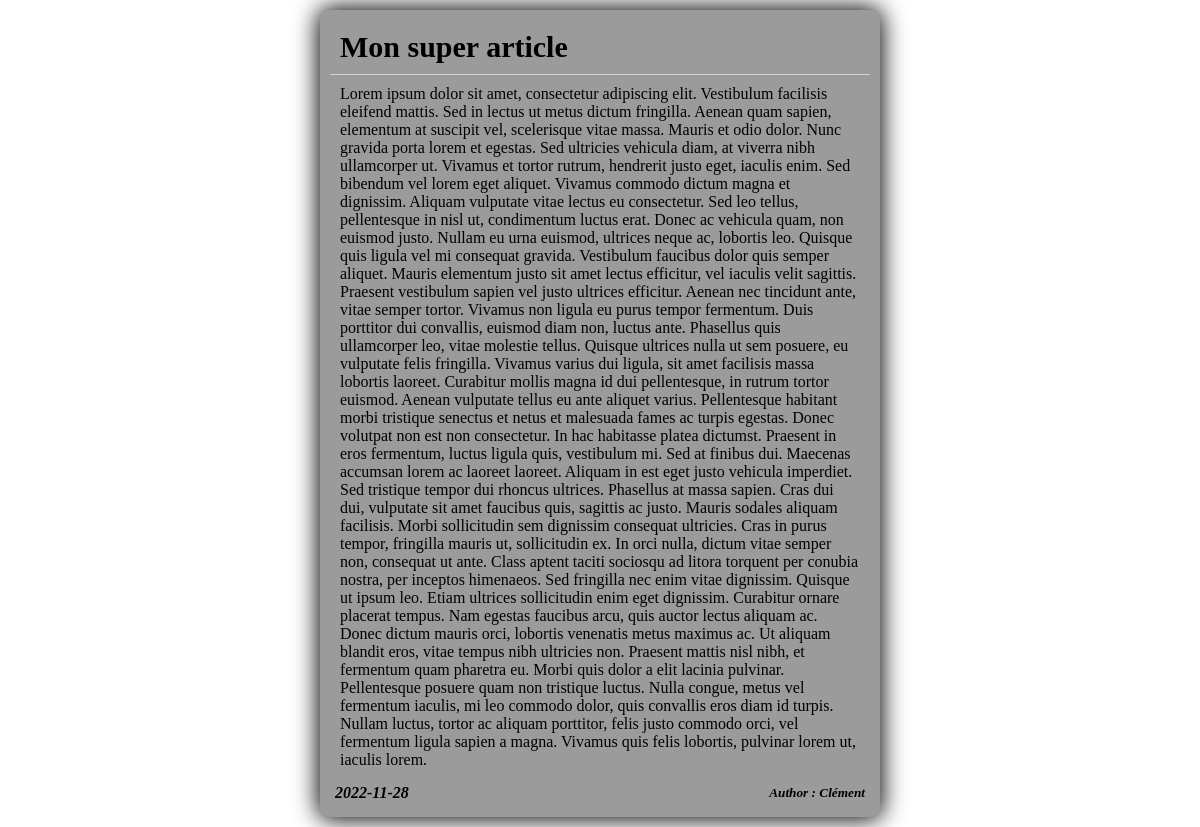
Page /php-mvc-master/index.php?post_id=1 on the committed database.
### tables this page shows
CREATE TABLE IF NOT EXISTS `post` (
  `id` int(11) NOT NULL AUTO_INCREMENT,
  `title` varchar(255) NOT NULL,
  `content` longtext,
  `author` varchar(255) NOT NULL,
  `category_id` int(11) NOT NULL,
  `created_at` date NOT NULL,
  `modified_at` date DEFAULT NULL,
  PRIMARY KEY (`id`)
);

### php-mvc-master/Models/Database.php (called while the page is built, shortened)
<?php
class Database
{
    public static string $host;
    public static string $user;
    public static string $pass;
    public static string $dbName;
    private static ?PDO $connexion = NULL;
    private static false|PDOStatement $request;
    public static function connect (): PDO|PDOException
    {
        try
        {
            if (is_null(self::$connexion))
            {
                $host = self::$host;
                $dbName = self::$dbName;
                $user = self::$user;
                $pass = self::$pass;
                $path = "mysql:host=$host;dbname=$dbName;charset=utf8";
                $pdo = new PDO($path, $user, $pass);
                $pdo->setAttribute(PDO::ATTR_ERRMODE, PDO::ERRMODE_EXCEPTION);
                self::$connexion = $pdo;
            }
            return self::$connexion;
        }
        catch (PDOException $e)
        {
            throw new PDOException($e->getMessage() , (int)$e->getCode());
        }
    }
    public static function prepReq(string $query, array $array = []): bool|PDOStatement
    {
        self::$request = self::connect()->prepare($query);
        self::$request->execute($array);
        return self::$request;
    }
    public static function fetchData(): bool|array
    {
        return self::$request->fetchAll(PDO::FETCH_ASSOC);
    }
}

### php-mvc-master/Models/Post.php (called while the page is built, shortened)
<?php
class Post
{
    public function getPost (int $id): bool|array
    {
        $params = [
            "id" => $id
        ];
        Database::prepReq("SELECT * FROM post WHERE id = :id", $params);
        return Database::fetchData();
    }
}

### php-mvc-master/Views/single.php (the view, shortened to what this page needs)
<?php
$post = $data["post"];
?>
<article>
    <h2><?= $post["title"]?></h2>
    <p><?= $post["content"]?></p>
    <h4><?= $post["created_at"]?></h4>
    <h5>Author : <?= $post["author"]?></h5>
</article>

### php-mvc-master/index.php (shortened to what this page needs)
<?php
spl_autoload_register(function ($class) {
    $class = str_replace(__NAMESPACE__ . '\\', '', $class);
    $class = str_replace('\\', '/', $class);
});
?>
<!DOCTYPE html>
<html lang="fr">
<head>
    <link rel="stylesheet" href="style.css">
</head>
<body>
<?php
if (isset($_GET["post_id"]))
{
    $id = $_GET["post_id"];
    $post = new Post();
    $post = $post->getPost($id);
    if (empty($post))
    {
        echo "<h1>Error 404 : cette page n'existe pas.</h1>";
    }
    else
    {
        render("Views/single", compact("post"));
    }
}
else
{
    echo "<h1>Page d'accueil</h1>";
}
function render ($view, $data = []): void
{
    extract($data);
    require $view . ".php";
}
?>
</body>
</html>

### php-mvc-master/style.css (style rules this page uses)
* { box-sizing: border-box; padding: 0; margin: 0; }
body { display: flex; flex-wrap: wrap; padding: 10px; }
article { display: flex; flex-wrap: wrap; align-items: center; width: 560px; margin: auto; padding: 10px; border-radius: 10px; background-color: #9b9b9b; box-shadow: 0 0 25px 2px black; }
article h2 { width: 100%; font-size: 30px; padding: 10px; border-bottom: 1px solid lightgray; }
article p { width: 100%; padding: 10px; }
article h4 { width: 50%; padding: 5px; text-align: left; font-style: italic; }
article h5 { width: 50%; padding: 5px; text-align: right; font-style: italic; }

### rows in the picture
post: title "Mon super article", content "Lorem ipsum dolor sit amet, consectetur adipiscing elit. Vestibulum facilisis eleifend mattis. Sed in lectus ut metus dictum fringilla. Aenean quam sapien, elementum at suscipit vel, scelerisque vitae massa. Mauris et odio dolor. Nunc gravida porta lorem et egestas. Sed ultricies vehicula diam, at viverra nibh ullamcorper ut. Vivamus et tortor rutrum, hendrerit justo eget, iaculis enim. Sed bibendum vel lorem eget aliquet. Vivamus commodo dictum magna et dignissim. Aliquam vulputate vitae lectus eu consectetur. Sed leo tellus, pellentesque in nisl ut, condimentum luctus erat. Donec ac vehicula quam, non euismod justo. Nullam eu urna euismod, ultrices neque ac, lobortis leo. Quisque quis…", created_at "2022-11-28", author "Clément"
